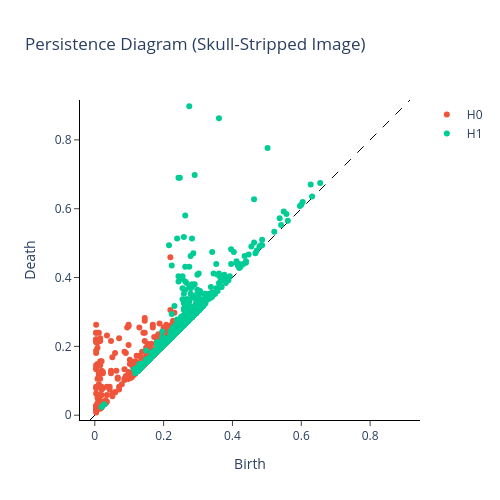

Notebook code cell kept with this figure:
### Markdown cell above
## Performing TDA
- We will obtain the cubical persistence diagram for the skull-stripped images.
- We will obtain the persistence landscape for the skull-stripped images.

### Code cell
# Convert to grayscale for TDA
gray = cv2.cvtColor(resized_skull, cv2.COLOR_RGB2GRAY)  # MATLAB gives RGB by default
gray_normalized = gray / 255.0  # Normalize to [0,1]

# Replace black background with mid-gray instead of NaN
gray_normalized[gray_normalized == 0] = 0.5

# Reshape for giotto-tda
X = gray_normalized[np.newaxis, :, :]

# Compute cubical persistence
cp = CubicalPersistence(homology_dimensions=(0, 1))
cp.fit(X)
diagrams = cp.fit_transform(X)

# Plot the persistence diagram
fig = cp.plot(diagrams, sample=0)
fig.update_layout(title="Persistence Diagram (Skull-Stripped Image)")
fig.show()

# Compute persistence landscape
pl = PersistenceLandscape(n_layers=5) 
landscapes = pl.fit_transform(diagrams)

# Plot the persistence landscape
plt.figure(figsize=(10, 6))
#for i in range(min(5, landscapes.shape[1])): 
plt.plot(landscapes[0, 1], label=f'Layer {1}')
plt.xlabel("Sample Points")
plt.title("Persistence Landscape")
plt.legend()
plt.show()

### Figure 1 — Plotly figure (JSON) as saved in the notebook; plotly's stock layout.template omitted (floating-point values rounded to 4 significant figures; data arrays with more than 128 entries replaced by an {"elided": "..."} marker saying what was removed)
{"data": [{"hoverinfo": "none", "line": {"color": "black", "dash": "dash", "width": 1}, "mode": "lines", "showlegend": false, "type": "scatter", "x": [-0.01396, 0.9159], "y": [-0.01396, 0.9159]}, {"hoverinfo": "text", "hovertext": {"elided": "959 str values"}, "mode": "markers", "name": "H0", "type": "scatter", "x": {"elided": "959 float values"}, "y": {"elided": "959 float values"}}, {"hoverinfo": "text", "hovertext": {"elided": "1159 str values"}, "mode": "markers", "name": "H1", "type": "scatter", "x": {"elided": "1159 float values"}, "y": {"elided": "1159 float values"}}], "layout": {"height": 500, "plot_bgcolor": "white", "title": {"text": "Persistence Diagram (Skull-Stripped Image)"}, "width": 500, "xaxis": {"autorange": false, "exponentformat": "e", "linecolor": "black", "linewidth": 1, "mirror": false, "range": [-0.01396, 0.9159], "showexponent": "all", "showline": true, "side": "bottom", "ticks": "outside", "title": {"text": "Birth"}, "type": "linear", "zeroline": true}, "yaxis": {"autorange": false, "exponentformat": "e", "linecolor": "black", "linewidth": 1, "mirror": false, "range": [-0.01396, 0.9159], "scaleanchor": "x", "scaleratio": 1, "showexponent": "all", "showline": true, "side": "left", "ticks": "outside", "title": {"text": "Death"}, "type": "linear", "zeroline": true}}}
